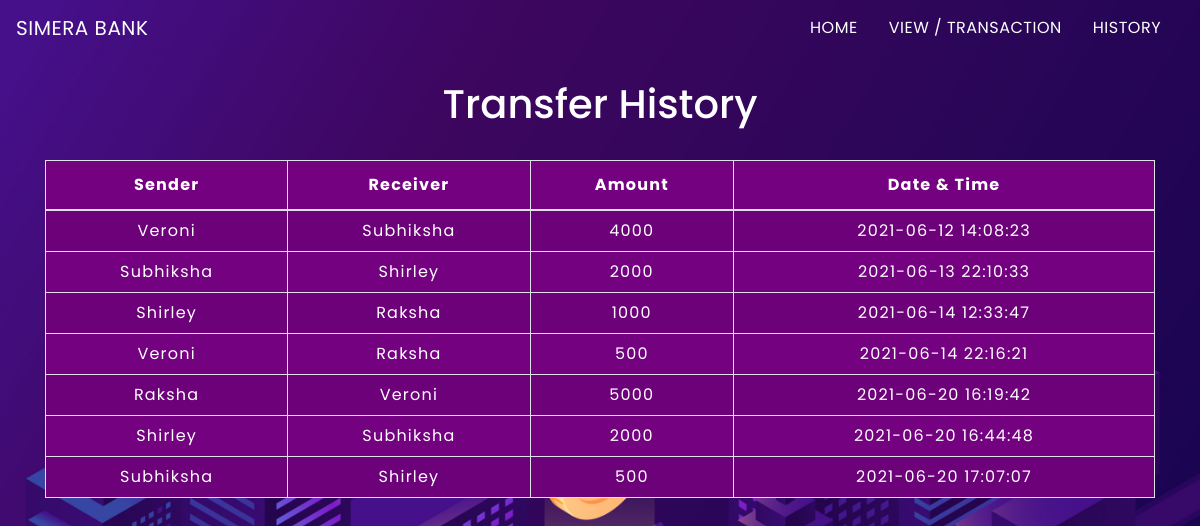
The page /transactionhistory.php on the database its author committed.
### tables this page shows
CREATE TABLE `transaction` (
  `id` int(5) NOT NULL,
  `sender` varchar(100) NOT NULL,
  `receiver` varchar(100) NOT NULL,
  `balance` int(10) NOT NULL,
  `datetime` datetime NOT NULL DEFAULT current_timestamp()
);

### transactionhistory.php (the view, shortened to what this page needs)
<!DOCTYPE html>
<html lang="en">
<head>
    <link rel="stylesheet" href="https://stackpath.bootstrapcdn.com/bootstrap/4.5.2/css/bootstrap.min.css">
    <link rel="stylesheet" type="text/css" href="css/table.css">
    <link rel="stylesheet" type="text/css" href="css/navbar.css">
</head>
<body>
<?php
  include 'navbar.php';
?>
	<div class="container">
        <h2 class="text-center pt-4 text-white">Transfer History</h2>
       <br>
       <div class="table-responsive-sm">
    <table class="table table-hover table-striped table-condensed table-bordered">
        <thead>
            <tr class="text-white">
                <th class="text-center">Sender</th>
                <th class="text-center">Receiver</th>
                <th class="text-center">Amount</th>
                <th class="text-center">Date & Time</th>
            </tr>
        </thead>
        <tbody>
        <?php
            include 'config.php';
            $sql ="select * from transaction";
            $query =mysqli_query($conn, $sql);
            while($rows = mysqli_fetch_assoc($query))
            {
        ?>
            <tr class="text-white">
            <td class="py-2"><?php echo $rows['sender']; ?></td>
            <td class="py-2"><?php echo $rows['receiver']; ?></td>
            <td class="py-2"><?php echo $rows['balance']; ?> </td>
            <td class="py-2"><?php echo $rows['datetime']; ?> </td>
        <?php
            }
        ?>
        </tbody>
    </table>
    </div>
</div>
</body>
</html>

### navbar.php (shortened to what this page needs)
<nav class="navbar navbar-expand-md">
<a class="navbar-brand" href="index.php">SIMERA BANK</a>
<div class="collapse navbar-collapse" id="collapsibleNavbar">
      <ul class="navbar-nav ml-auto">
        <li class="nav-item">
          <a class="nav-link" href="index.php">HOME</a>
        </li>
        <li class="nav-item">
          <a class="nav-link" href="transfermoney.php">VIEW / TRANSACTION</a>
        </li>
        <li class="nav-item">
          <a class="nav-link" href="transactionhistory.php">HISTORY</a>
        </li>
    </div>
 </nav>

### css/table.css (style rules this page uses)
* { padding: 0; margin: 0; box-sizing: border-box; font-family: "poppins"; }
body { background-repeat: no-repeat; background-image: url("../img/bankHome.jpg"); background-size: cover; }
h2 { font-size: 40px; }
table { letter-spacing: 1.2px; }
.table-striped { background-color: #730180; }
td { text-align: center; }

### css/navbar.css (style rules this page uses)
.nav-link { margin-right: 15px; color:#fff; letter-spacing: 0.5px; transition: 0.5s; }
.navbar-brand { color: #fff; letter-spacing: 0.5px; }

### rows shown on the page
transaction: sender "Veroni", receiver "Subhiksha", balance "4000", datetime "2021-06-12 14:08:23"
transaction: sender "Subhiksha", receiver "Shirley", balance "2000", datetime "2021-06-13 22:10:33"
transaction: sender "Shirley", receiver "Raksha", balance "1000", datetime "2021-06-14 12:33:47"
transaction: sender "Veroni", receiver "Raksha", balance "500", datetime "2021-06-14 22:16:21"
transaction: sender "Raksha", receiver "Veroni", balance "5000", datetime "2021-06-20 16:19:42"
transaction: sender "Shirley", receiver "Subhiksha", balance "2000", datetime "2021-06-20 16:44:48"
transaction: sender "Subhiksha", receiver "Shirley", balance "500", datetime "2021-06-20 17:07:07"
